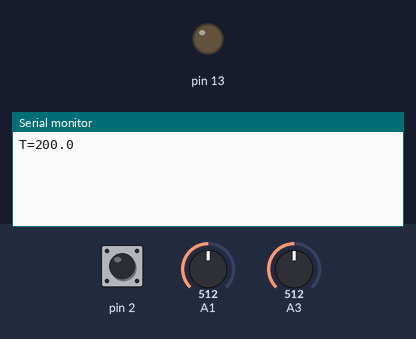
Bench run of a sketch on a simulated Arduino Uno, built with avr-gcc and run on an emulated ATmega328P. Shown: output pins drawn as LEDs (lit = HIGH), the last lines printed to the serial monitor. Inputs (shaded band) come from the test bench; at power-on: A1 = 512, pin 2 HIGH, A3 = 512.

Above: at 2.4 s.
2.5 s: A1 set to 440
At 4.3 s:
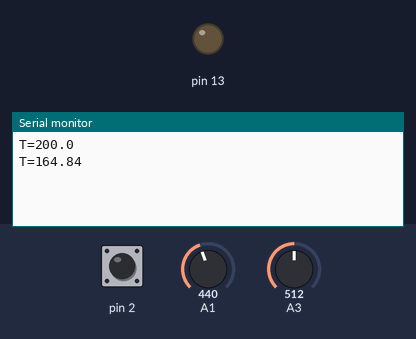
8.1 s: pin 2 pulled LOW for 1.05 s
10.6 s: A1 set to 306
At 11.1 s:
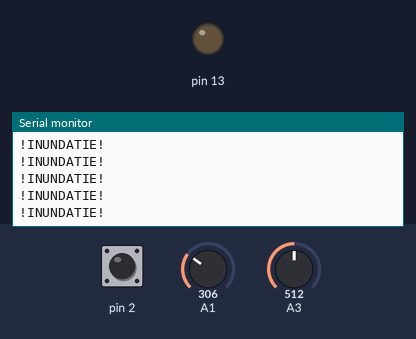
12.3 s: pin 2 pulled LOW for 1.05 s
14.9 s: pin 2 driven LOW
20.5 s: pin 2 driven HIGH
Timing chart, 0 to 23.2 s (numbered marks = the images above; inputs shaded):
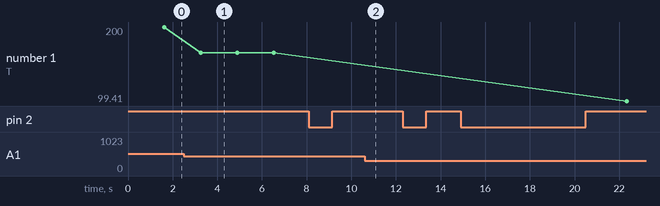

Measured:
- after the input at 2.5 s, the serial monitor: prints a new line after 0.76 s (image 1)
- after the input at 10.6 s, the serial monitor: prints a new line after 0.23 s (image 2)
- plotted number 1: 200 → 164.84 after the input at 2.5 s, 164.84 → 99.41 after the input at 20.5 s

The sketch:

Modul_4_Inundatie_Mail.ino
```cpp
#define FCPU 16000000
#define FOSC 16000000 // Clock Speed
#define BAUD 9600
#define MYUBRR FOSC/16/BAUD-1


#define FLOOD_COUNT_DETECTION_CYCLES 10

#include <avr/io.h>

int volatile time_count = 0;

volatile bool flood_detected = false;
volatile int flood_count = 0;

void setup() {

  DDRB |= 1 << PB5;

  OCR2A = 65535; // 100 ms
  TCCR2A |= 1 << WGM21;
  TCCR2B |= (1 << CS22) | (1 << CS20) | (1 << CS21);
  TIMSK2 = (1 << OCIE2A);

  USART_Init(MYUBRR);
  adc_init();
  EINT_Init();

  sei();
}

void loop() {
  if (true == flood_detected)
    {
      char buf[] = "!INUNDATIE!\n";
      for (int i = 0; i < strlen(buf); i++)
      {
        USART_Transmit(buf[i]);
      }
      //flood_detected = false;
    }
}

void EINT_Init(void)
{
  PORTD |= (1 << PORTD2); // Rezistor de tip pull-up activat
  EICRA = 0;
  EIMSK |= 1 << INT0;
}

ISR(INT0_vect)
{
  flood_count++;
  if (flood_count > FLOOD_COUNT_DETECTION_CYCLES)
  {
    flood_detected = true;
    flood_count = 0;
    // Avem cotinuintate intre PD2 si GND, posibil eveniment inundatie
  }
}

ISR(USART_RX_vect)
{
   char c = USART_Receive();
   if(c == '`')
   {
     PORTB |= 1 << PB5;
   }
   else if (c == '~')
   {
     PORTB &= ~(1 << PB5);
   }

}

ISR(TIMER2_COMPA_vect)
{
  time_count++;
  if (!(time_count % 100))
  {
    Transmitere_Temperatura();
  }

  if (!(time_count % 50)){
    Transmitere_water();
  }

}

void USART_Init(unsigned int ubrr)
{
  /* Set baud rate */
  UBRR0H = (unsigned char)(ubrr>>8);
  UBRR0L = (unsigned char)ubrr;
  /* Enable receiver and transmitter */
  UCSR0B = (1<<RXEN0)|(1<<TXEN0) | (1 << RXCIE0);
  /* Set frame format: 8data, 2stop bit */
  UCSR0C = (1<<USBS0)|(3<<UCSZ00);
}

unsigned char USART_Receive(void)
{
  /* Wait for data to be received */
  while (!(UCSR0A & (1<<RXC0)))
  ;
  /* Get and return received data from buffer */
  return UDR0;
}

void USART_Transmit(unsigned char data)
{
  /* Wait for empty transmit buffer */
  while (!(UCSR0A & (1<<UDRE0)))
  ;
  /* Put data into buffer, sends the data */
  UDR0 = data;
}

void adc_init()
{
  ADCSRA |= ((1<<ADPS2)|(1<<ADPS1)|(1<<ADPS0));
  ADMUX  |= (1<<REFS0);
  ADCSRA |= (1<<ADEN);
  ADCSRA |= (1<<ADSC);
}

uint16_t read_adc(uint8_t channel)
{
  ADMUX &= 0xf0;
  ADMUX |= channel;
  ADCSRA |= (1<<ADSC);
  while(ADCSRA & (1<<ADSC));
  return ADC;
}

double read_temp() //read and return temperature
{
 double voltage=0;
 double Temperature=0;
 double temperatureCelsius=0; int reading;
 reading=read_adc(1);
 voltage=reading*5.0; voltage/=1024.0;
 temperatureCelsius=(voltage-0.5)*100;
 return temperatureCelsius;
}

double read_water() //read and return temperature
{
 int reading;
 reading=read_adc(3);
 return reading;
}

void Transmitere_water() //read water sensor
{
 int water = read_water();
  if (water < 100)
  {
   flood_detected = false;
  }
  else if (water > 100 && water < 450)
  {
  flood_detected = false;
  }
  else if (water > 450){
     flood_count++;
  if (flood_count > FLOOD_COUNT_DETECTION_CYCLES)
  {
    flood_detected = true;
    flood_count = 0;
    // Avem cotinuintate intre PD2 si GND, posibil eveniment inundatie
  }
    }
}

void Transmitere_Temperatura() //read and return temperature
{
 float voltage=0;
 float temperatureCelsius=0; int reading;
 reading=read_adc(1);
 voltage=reading*5.0; voltage/=1024.0;
 temperatureCelsius=(voltage-0.5)*100;

 int parte_intreaga, parte_zecimala;
 int int_temperatureCelsius = temperatureCelsius * 100;

  parte_intreaga = int_temperatureCelsius/100;
  parte_zecimala = int_temperatureCelsius % 100;

  char buf[50];
  memset(buf, 0, sizeof(buf));
  sprintf(buf, "T=%d.%d\n", parte_intreaga, parte_zecimala);
  //sprintf(buf, "T=%f\n", temperatureCelsius); aparent nu mere %f pe serial nuj de ce

  for (int i=0; i < strlen(buf); i++)
  {
    USART_Transmit(buf[i]);
  }
}
```
